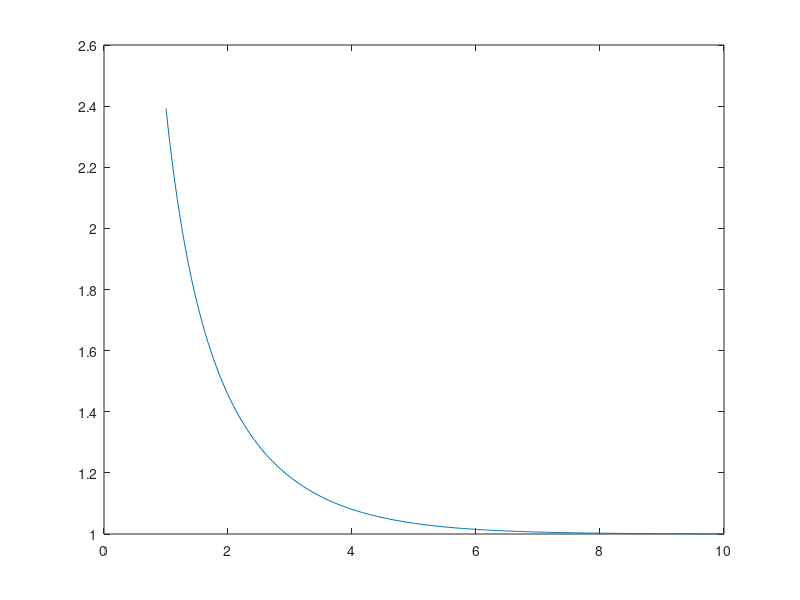
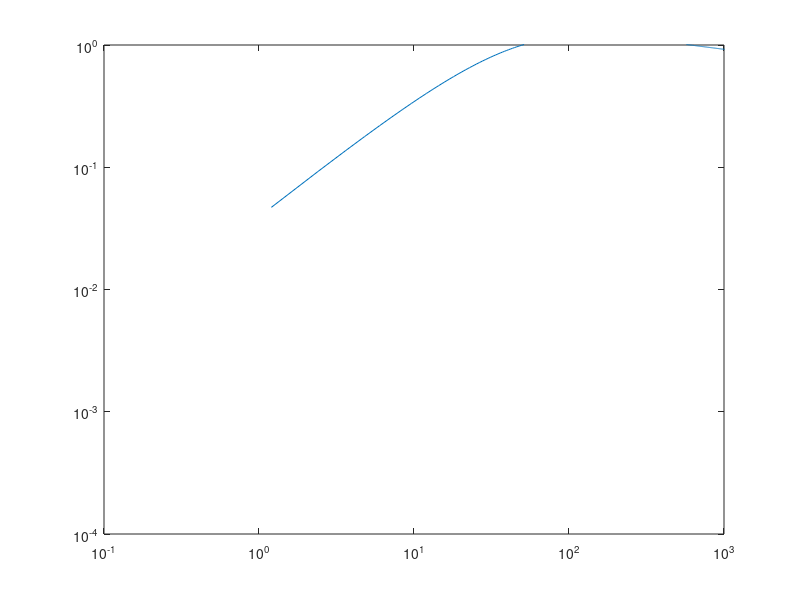

Write MATLAB code to recreate these figures, in order. (Note: this script raises an error after producing the figures.)
%% Boron
%from CRC Handbook of Chemistry and Physics p. 12-125
delta=[1 1.2 1];
E=[50 150 600]; %[eV]
%Graphite
% delta=[1 1 1];
% E=[300 300 300];
r=linspace(1,10,200);
k=1./(1-r./(exp(r)-1));
figure; plot(r,k)
x=E(1);
YD=max(delta)./(1-exp(-r)).*(x./E(2)).^(1-k).*(1-exp(-r.*(x./E(2)).^k)); %Young-Dekker Formula
kk1=dsearchn(YD',1);
x=E(3);
YD=max(delta)./(1-exp(-r)).*(x./E(2)).^(1-k).*(1-exp(-r.*(x./E(2)).^k));
kk2=dsearchn(YD',1);


x=linspace(0,2.*max(E),1000);
YD=max(delta)./(1-exp(-r(kk1))).*(x./E(2)).^(1-k(kk1)).*(1-exp(-r(kk1).*(x./E(2)).^k(kk1))).*(x<=E(2))+...
    max(delta)./(1-exp(-r(kk2))).*(x./E(2)).^(1-k(kk2)).*(1-exp(-r(kk2).*(x./E(2)).^k(kk2))).*(x>E(2));

figure; plot(x,YD);
hold on; scatter(E,delta);
set(gca,'yscale','log');
set(gca,'xscale','log');
ylim([1e-4 1]); xlim([1e-1 1e3])

% fit DUMBO style
ft = fittype(' a+b.*x+c.*x.^2+d.*x.^3+e.*x.^4+f.*x.^5; ','independent', {'x'}, 'dependent', 'y' );

clear opts
opts = fitoptions( ft );
xData=log10(x);
yData=log10(YD);
xData=xData(isnan(yData)<1);
yData=yData(isnan(yData)<1);
%opts.Lower =        [0   0  ];
%opts.StartPoint =   [(max(xData)./max(yData)) 2];
% %opts.Upper =        [max(yData)    1000   100 ];
%opts.Weights=1./abs(xData).^2;
[fitres,gof,output] = fit([xData'],yData', ft,opts);
fitres
yFit=feval(fitres,xData);
plot(10.^xData,10.^yData,'or'); hold on
plot(10.^xData,10.^yFit,'k','linewidth',2,'HandleVisibility','off')


%% B4C data from [Zameroski IEEE transactions on plasma science 2006]
x=50:50:1000;
YD=[0.3 0.45 0.52 0.54 0.55 0.53 NaN 0.51 NaN 0.48 NaN 0.45 NaN 0.43 NaN 0.41 NaN 0.4 NaN 0.38]; 
x=[0.1 x];
YD=[1e-6 YD];
ft = fittype(' a+b.*x+c.*x.^2+d.*x.^3+e.*x.^4+f.*x.^5; ','independent', {'x'}, 'dependent', 'y' );

clear opts
opts = fitoptions( ft );
xData=log10(x);
yData=log10(YD);
xData=xData(isnan(yData)<1);
yData=yData(isnan(yData)<1);
%opts.Lower =        [0   0  ];
%opts.StartPoint =   [(max(xData)./max(yData)) 2];
% %opts.Upper =        [max(yData)    1000   100 ];
%opts.Weights=1./abs(xData).^2;
[fitres,gof,output] = fit([xData'],yData', ft,opts);
fitres
xFit=linspace(0,3,1000);
yFit=feval(fitres,xFit);
figure
plot(10.^xData,10.^yData,'or'); hold on
plot(10.^xFit,10.^yFit,'k','linewidth',2,'HandleVisibility','off')
set(gca,'yscale','log');
set(gca,'xscale','log');
ylim([1e-4 1]); xlim([1e-1 1e3])


%% BN
%data from [Smirnov JAP 2003];
T=0:10:100;
T(1)=0.9;
YD=0.173.*T.^0.5;
% data from Prokofiev 2010 10.1109/IVESC.2010.5644458 (Pyrolitic BN!)
T1=[125 125*1.5 250 380 500 625 750 750+125/2 875 1000]
YD1=[2.25 2.51 2.75 2.49  2.25 2.11 2 1.9 1.8 1.7];
x=[T T1];
YD=[YD YD1];

ft = fittype(' a+b.*x+c.*x.^2+d.*x.^3+e.*x.^4+f.*x.^5; ','independent', {'x'}, 'dependent', 'y' );

clear opts
opts = fitoptions( ft );
xData=log10(x);
yData=log10(YD);
xData=xData(isnan(yData)<1);
yData=yData(isnan(yData)<1);
%opts.Lower =        [0   0  ];
%opts.StartPoint =   [(max(xData)./max(yData)) 2];
% %opts.Upper =        [max(yData)    1000   100 ];
opts.Weights=1./abs(xData).^2;
[fitres,gof,output] = fit([xData'],yData', ft,opts);
fitres
xFit=linspace(0,3,1000);
yFit=feval(fitres,xFit);
figure
plot(10.^xData,10.^yData,'or'); hold on
plot(10.^xFit,10.^yFit,'k','linewidth',2,'HandleVisibility','off')
set(gca,'yscale','log');
set(gca,'xscale','log');
ylim([1e-4 1]); xlim([1e-1 1e3])
%%
%% Lithium
% data from CRC handbook
T=[85]; YD=0.5; 
% data from [Capace et al APL 2016]
T1=[20 50 105 155 210 250 310 410 505 600 1000]; %last point is fake to keep the curve for going up for T>600
YD1=[0.35 0.5 0.55 0.52 0.5 0.47 0.45 0.4 0.39 0.35 0.25];
x=[T T1];
YD=[YD YD1];

ft = fittype(' a+b.*x+c.*x.^2+d.*x.^3+e.*x.^4+f.*x.^5; ','independent', {'x'}, 'dependent', 'y' );

clear opts
opts = fitoptions( ft );
xData=log10(x);
yData=log10(YD);
xData=xData(isnan(yData)<1);
yData=yData(isnan(yData)<1);
%opts.Lower =        [0   0  ];
%opts.StartPoint =   [(max(xData)./max(yData)) 2];
% %opts.Upper =        [max(yData)    1000   100 ];
opts.Weights=1./abs(xData).^2;
[fitres,gof,output] = fit([xData'],yData', ft,opts);
fitres
xFit=linspace(0,3,1000);
yFit=feval(fitres,xFit);
figure
plot(10.^xData,10.^yData,'or'); hold on
plot(10.^xFit,10.^yFit,'k','linewidth',2,'HandleVisibility','off')
set(gca,'yscale','log');
set(gca,'xscale','log');
ylim([1e-4 1]); xlim([1e-1 1e3])
